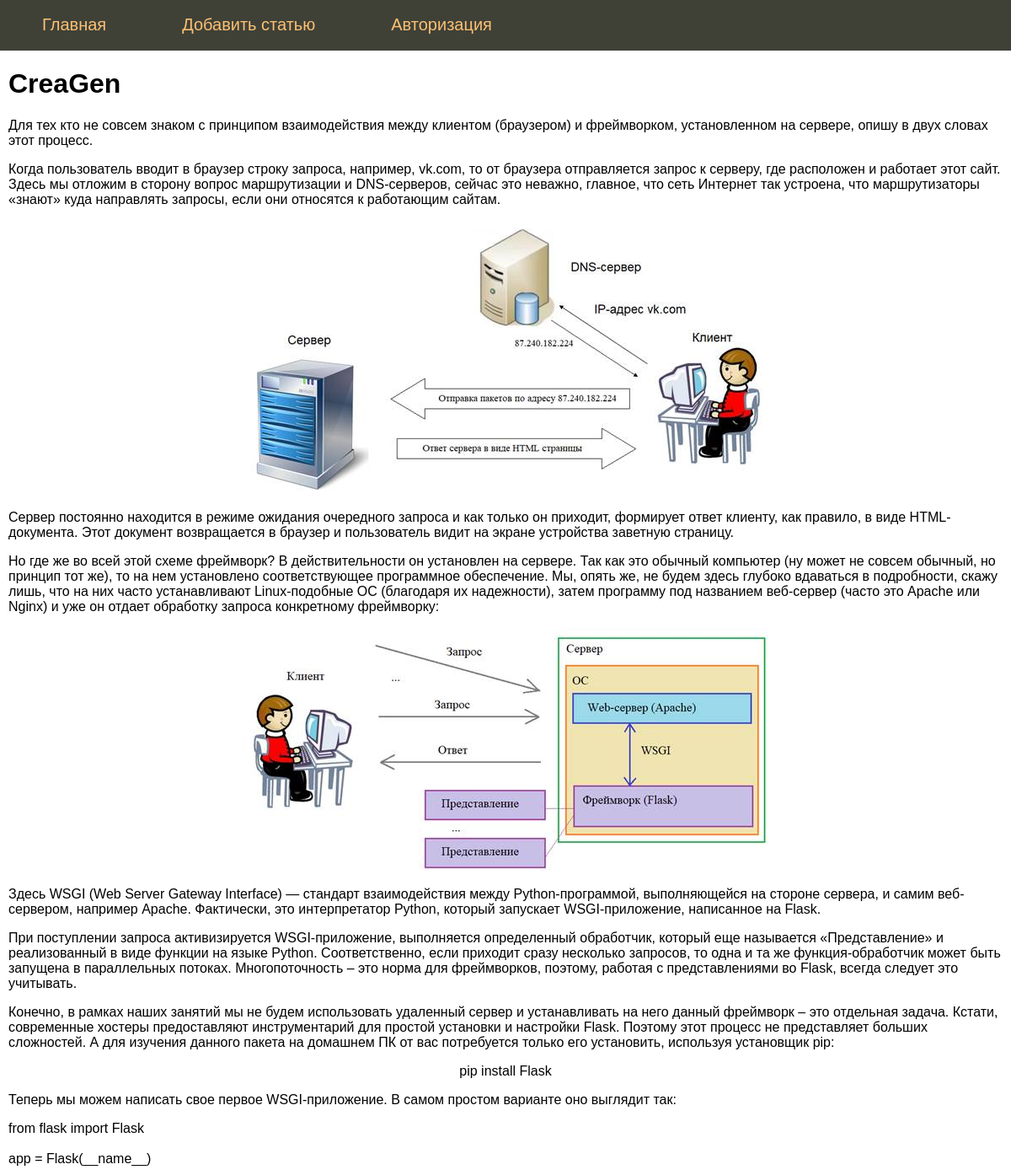
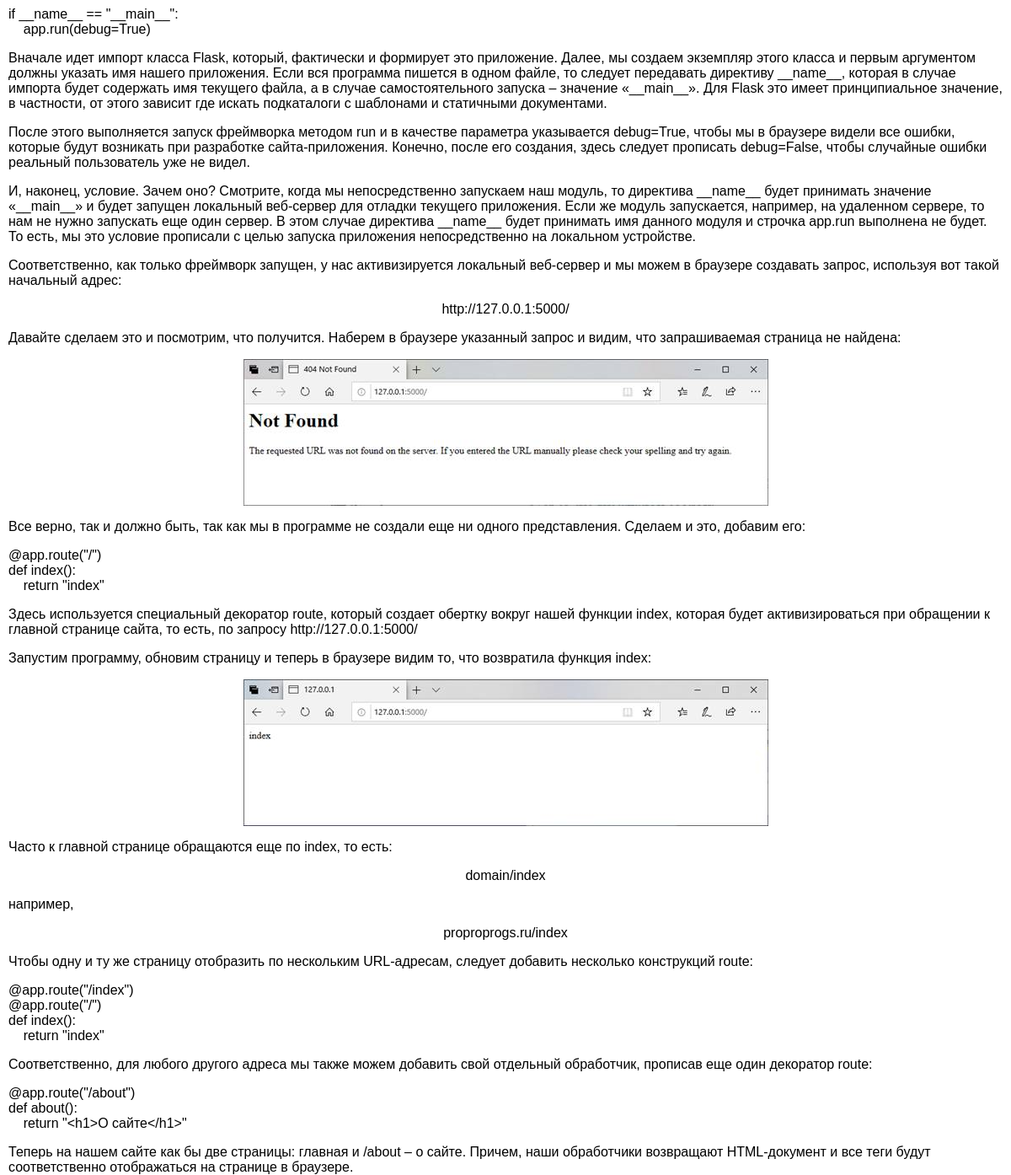
/post/framework-flask2, run on the app's committed database (2 pictures, top to bottom).
### tables this page shows
CREATE TABLE mainmenu (
id integer primary key autoincrement,
title text not null,
url text not null
);

CREATE TABLE posts (
id integer PRIMARY KEY AUTOINCREMENT,
title text NOT NULL,
text text NOT NULL,
url text NOT NULL,
time integer NOT NULL
);

### flsite.py (the view)
@app.route('/post/<alias>')
def showPost(alias):
    title, post = dbase.getPost(alias)
    if not title:
        abort(404)
    return render_template('post.html', menu=dbase.getMenu(), title=title, post=post)

### FDataBase.py (called while the page is built)
    def getMenu(self):
        sql = '''SELECT * FROM mainmenu'''
        try:
            self.__cur.execute(sql)
            res = self.__cur.fetchall()
            if res:
                return res
        except:
            print('ошибка чтения из БД')
        return []

    def getPost(self, alias):
        try:
            self.__cur.execute(f"SELECT title, text FROM posts WHERE url LIKE '{alias}' LIMIT 1")
            res = self.__cur.fetchone()
            if res:
                return res
        except sqlite3.Error as e:
            print("Ошибка получения статьи из БД " + str(e))
        return (False, False)

### flsite.py (called while the page is built)
def connect_db():
    conn = sqlite3.connect(app.config['DATABASE'])
    conn.row_factory = sqlite3.Row
    return conn

def get_db():
    if not hasattr(g, 'link_db'):
        g.link_db = connect_db()
    return g.link_db

@app.before_request
def before_request():
    global dbase
    db = get_db()
    dbase = FDataBase(db)

### templates/post.html
{% extends 'base.html' %}
{% block content %}
{{ super() }}
{{ post | safe }}
{% endblock %}

### templates/base.html (shortened to what this page needs)
<p></p><!DOCTYPE html>
<html lang="en">
<head>
<link type="text/css" href="{{ url_for('static', filename='css/styles.css') }}" rel="stylesheet" />
</head>
<body>
{% block content -%}
    {%- block mainmenu -%}
<ul class="mainmenu">
    {% for p in menu -%}
<li><a href="{{p.url}}">{{p.title}}</a></li>
    {% endfor -%}
</ul>
    {% endblock mainmenu -%}
<div class="content">
    {% if title -%}
<h1>{{ title }} </h1>
    {% else -%}
<h1>Про Flask</h1>
    {% endif -%}
{% endblock -%}
</div>
</body>
</html>

### static/css/styles.css (style rules this page uses)
html, body { font-family: 'Arial'; margin: 0; padding 0; height: 100%; width: 100%; }
a { color: #0059b2; text-decoration: none; }
ul.mainmenu { list-style: none; background: #3F4137; height: 60px; margin: 0; padding: 0; color: #fdc073; font-size: 20px; overflow: hidden; }
ul.mainmenu li { float: left; margin: 18px 40px 0 50px; }
ul.mainmenu li a { color: #fdc073; text-decoration: none; }
div.content { margin: 10px; }

### data on the page
mainmenu: title "Главная"
mainmenu: title "Добавить статью"
mainmenu: title "Авторизация"
posts: title "CreaGen", text "Для тех кто не совсем знаком с принципом взаимодействия между клиентом (браузером) и фреймворком, установленном на сервере, опишу в двух словах этот процесс. Когда пользователь вводит в браузер строку запроса, например, vk.com, то от браузера отправляется запрос к серверу, где расположен и работает этот сайт. Здесь мы отложим в сторону вопрос маршрутизации и DNS-серверов, сейчас это неважно, главное, что сеть Интернет так устроена, что маршрутизаторы «знают» куда направлять запросы, если они относятся к работающим сайтам. Сервер постоянно находится в режиме ожидания очередного запроса и как только он приходит, формирует ответ клиенту, как правило, в виде HTML-документа. Этот документ…", text (picture)
